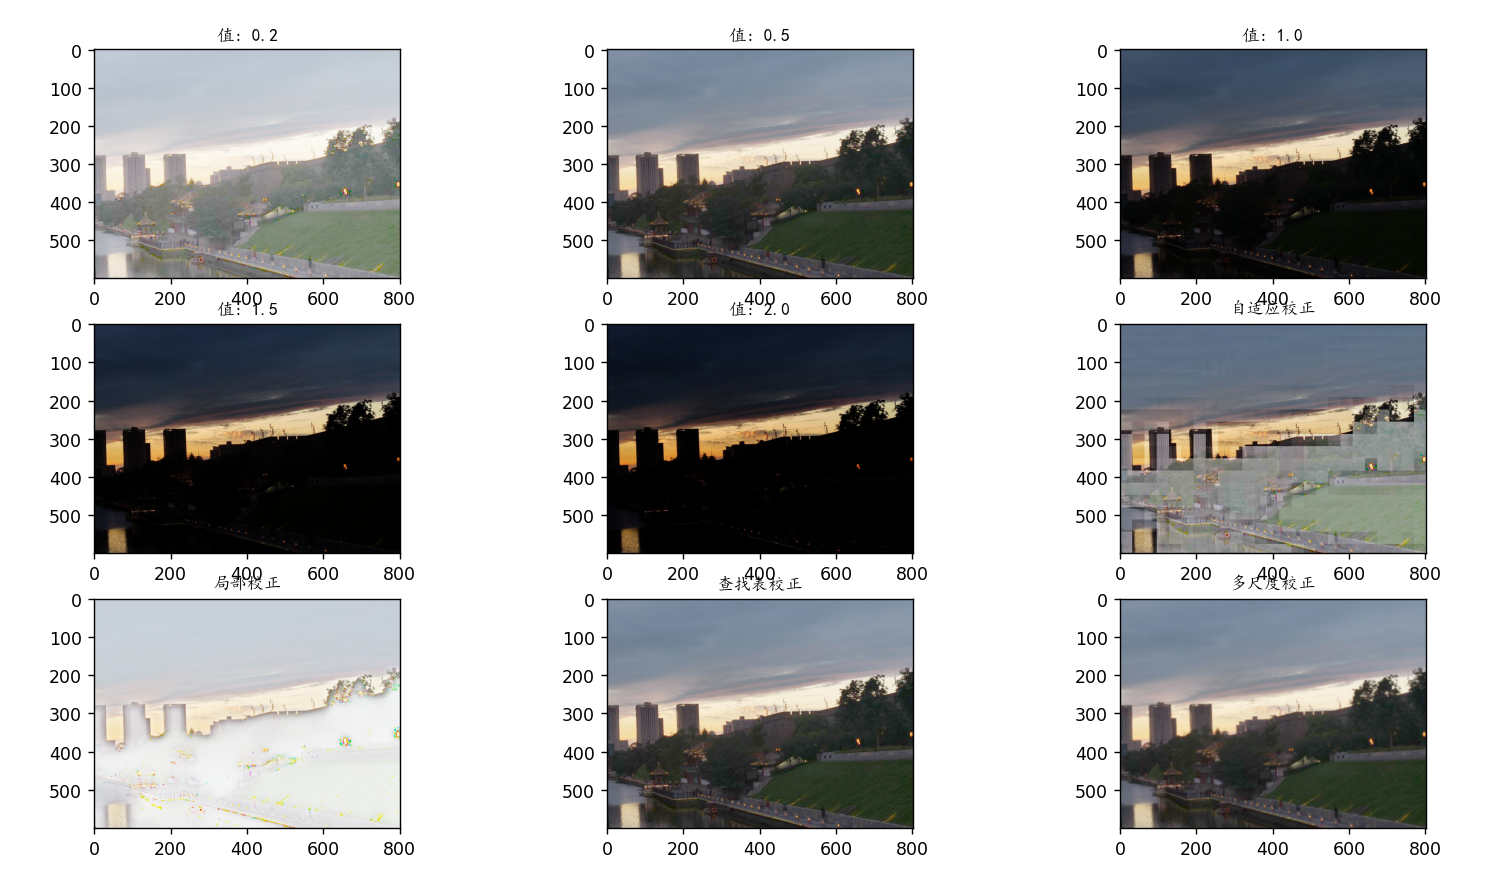

Write Python code to recreate this figure.

import numpy as np
import matplotlib.pyplot as plt
import cv2
from scipy import ndimage


def read_image(image_path):
    img = cv2.imread(image_path)
    if img is None:
        print(f"无法读取图像: {image_path}")
        return None
    img = img.astype(np.float32) / 255.0
    return img


def gamma_correction(img, gamma):
    return np.power(img, gamma)


def adaptive_gamma_correction(img, block_size=32, gamma_range=(0.1, 2.0)):
    height, width, _ = img.shape
    output = np.zeros_like(img)

    for y in range(0, height, block_size):
        for x in range(0, width, block_size):
            block = img[y:y + block_size, x:x + block_size]
            mean_intensity = np.mean(block)
            gamma = np.interp(mean_intensity, [0, 1], gamma_range)
            output[y:y + block_size, x:x + block_size] = gamma_correction(block, gamma)

    return output


def local_gamma_correction(img, radius=10, gamma=0.5):
    gray = cv2.cvtColor(img, cv2.COLOR_BGR2GRAY)
    blurred = ndimage.gaussian_filter(gray, sigma=radius)
    local_mean = blurred[:, :, np.newaxis]
    local_gamma = gamma * (local_mean / np.max(local_mean))
    output = np.power(img, local_gamma)
    return output


def gamma_correction_with_lut(img, gamma):
    lut = np.array([((i / 255.0) ** gamma) * 255
                    for i in np.arange(0, 256)]).astype("uint8")
    img_uint8 = (img * 255).astype(np.uint8)
    corrected = cv2.LUT(img_uint8, lut)
    return corrected.astype(np.float32) / 255.0


def multi_scale_gamma_correction(img, scales=[1, 2, 4], gamma=0.5):
    height, width, _ = img.shape
    output = np.zeros_like(img)
    for scale in scales:
        scaled_img = cv2.resize(img, (width // scale, height // scale))
        corrected = gamma_correction(scaled_img, gamma)
        upscaled = cv2.resize(corrected, (width, height))
        output += upscaled
    output /= len(scales)
    return output


def plot_images(images, titles):
    num_images = len(images)

    rows = (num_images + 2) // 3
    plt.figure(figsize=(15, 5 * rows))
    for i in range(num_images):
        plt.subplot(rows, 3, i + 1)
        plt.imshow(cv2.cvtColor(images[i], cv2.COLOR_BGR2RGB))
        plt.title(titles[i], fontdict={'family': 'KaiTi', 'size': 10})
    plt.show()



def main():
    image_path = 'image1.jpg'
    img = read_image(image_path)
    if img is None:
        return

    gamma_values = [0.2, 0.5, 1.0, 1.5, 2.0]
    gamma_images = []
    titles = []

    for gamma in gamma_values:
        gamma_images.append(gamma_correction(img, gamma))
        titles.append(f'值: {gamma}')

    adaptive_img = adaptive_gamma_correction(img)
    gamma_images.append(adaptive_img)
    titles.append('自适应校正')

    local_img = local_gamma_correction(img)
    gamma_images.append(local_img)
    titles.append('局部校正')

    lut_img = gamma_correction_with_lut(img, 0.5)
    gamma_images.append(lut_img)
    titles.append('查找表校正')

    multi_scale_img = multi_scale_gamma_correction(img)
    gamma_images.append(multi_scale_img)
    titles.append('多尺度校正')

    plot_images(gamma_images, titles)

    cv2.imwrite("image_gamma_02.jpg", gamma_images[0] * 255)
    cv2.imwrite("image_gamma_05.jpg", gamma_images[1] * 255)
    cv2.imwrite("image_gamma_10.jpg", gamma_images[2] * 255)
    cv2.imwrite("image_gamma_15.jpg", gamma_images[3] * 255)
    cv2.imwrite("image_gamma_20.jpg", gamma_images[4] * 255)
    cv2.imwrite("image_adaptive.jpg", adaptive_img * 255)
    cv2.imwrite("image_local.jpg", local_img * 255)
    cv2.imwrite("image_lut.jpg", lut_img * 255)
    cv2.imwrite("image_multi_scale.jpg", multi_scale_img * 255)


if __name__ == "__main__":
    main()
